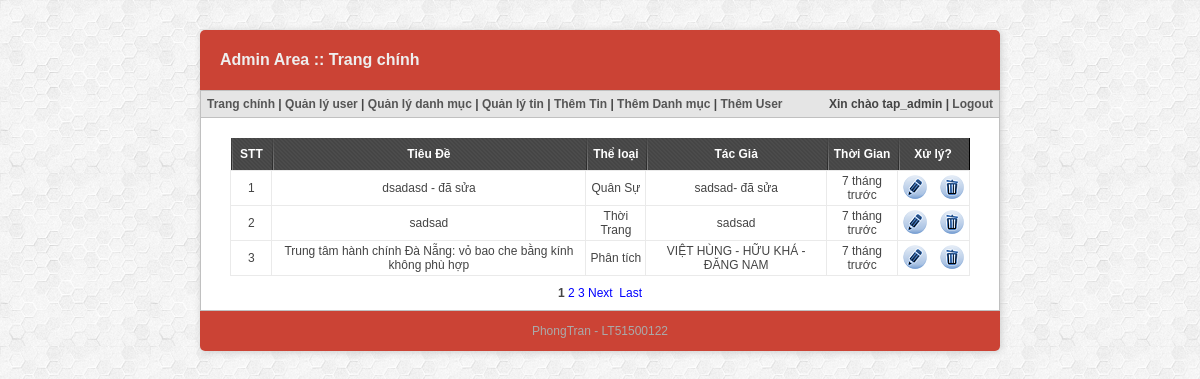
The app's page /padmin/index.php?p=danh-sach-tin-tuc (signed in) with its own data.
### tables this page shows
CREATE TABLE `news` (
  `id` int(11) NOT NULL AUTO_INCREMENT,
  `title` varchar(200) NOT NULL,
  `author` varchar(200) DEFAULT NULL,
  `intro` text NOT NULL,
  `content` text,
  `image` varchar(200) DEFAULT NULL,
  `status` tinyint(1) NOT NULL DEFAULT '1',
  `time_news` int(10) NOT NULL,
  `category_id` int(10) NOT NULL,
  PRIMARY KEY (`id`),
  KEY `pk_nes-cat` (`category_id`),
  CONSTRAINT `pk_nes-cat` FOREIGN KEY (`category_id`) REFERENCES `category` (`id`)
);

CREATE TABLE `category` (
  `id` int(11) NOT NULL AUTO_INCREMENT,
  `name` varchar(200) NOT NULL,
  `parent_id` int(10) NOT NULL,
  PRIMARY KEY (`id`),
  KEY `id` (`id`)
);

### model/model_tintuc.php (called while the page is built, shortened)
<?php
function danh_sach_tin_tuc($conn,$X,$B){
	$stmt = $conn ->prepare("SELECT title,name,news.id as nid,author,time_news FROM news INNER JOIN category where news.category_id = category.id order by time_news DESC limit $X, $B");
	$stmt ->execute();
	$data = $stmt -> fetchAll(PDO::FETCH_ASSOC);
	return $data;
}
?>

### library/function.php (called while the page is built, shortened)
<?php
function time_elapsed_string($ptime)
{
    $etime = time() - $ptime;
    $a = array( 365 * 24 * 60 * 60  =>  'năm',
                 30 * 24 * 60 * 60  =>  'tháng',
                      24 * 60 * 60  =>  'ngày',
                           60 * 60  =>  'giờ',
                                60  =>  'phút',
                                 1  =>  'giây'
                );
    $a_plural = array( 'năm'   => 'năm',
                       'tháng'  => 'tháng',
                       'ngày'    => 'ngày',
                       'giờ'   => 'giờ',
                       'phút' => 'phút',
                       'giây' => 'giây'
                );
    foreach ($a as $secs => $str)
    {
        $d = $etime / $secs;
        if ($d >= 1)
        {
            $r = round($d);
            return $r . ' ' . ($r > 1 ? $a_plural[$str] : $str).' trước';
        }
    }
}
?>

### padmin/module/tintuc/danhsach.php (the view, shortened to what this page needs)
<table class="list_table">
	<tr class="list_heading">
		<td class="id_col">STT</td>
		<td>Tiêu Đề</td>
        <td>Thể loại</td>
		<td>Tác Giả</td>
		<td>Thời Gian</td>
		<td class="action_col">Xử lý?</td>
	</tr>
    <?php
    $B = 3;
    if (isset($_GET['page'])) {
        $C = $_GET['page'];
    }else{
        $stmt = $conn ->prepare("SELECT * FROM news  ");
        $stmt->execute();
        $A = $stmt->rowCount();
        $C =ceil($A/$B);
    }
    if (isset($_GET['start'])) {
       $X = $_GET['start'];
    }else{
        $X = 0;
    }
    $data = danh_sach_tin_tuc($conn,$X,$B);
    if (isset($_GET['dem'])) {
        $n = $_GET['start'] + 1;
        $dem = $n;
    }else{
       $dem = 1;
    }
    foreach ($data as $val) { ?>
	<tr class="list_data">
        <td class="aligncenter"> <?php echo $dem; ?> </td>
        <td class="list_td aligncenter"> <?php echo $val['title'] ?> </td>
        <td class="list_td aligncenter"> <?php echo $val['name'] ?> </td>
        <td class="list_td aligncenter"> <?php echo $val['author'] ?> </td>
		<td class="list_td aligncenter"> <?php echo time_elapsed_string($val['time_news']) ?> </td>
        <td class="list_td aligncenter">
            <a href="index.php?p=sua-tin-tuc&ttid=<?php echo $val['nid']; ?>"><img src="temp/images/edit.png" /></a>&nbsp;&nbsp;&nbsp;
            <a onclick="return acceptDelete('Xác nhận xóa xóa tin?')" href="index.php?p=xoa-tin-tuc&ttid=<?php echo $val['nid']; ?>"><img src="temp/images/delete.png" /></a>
        </td>
    </tr>
	<?php $dem += 1; } ?>
</table>
<div align="center">
<?php
    if ($C > 1) {
        $D = $X/$B + 1;
        $begin = $D - 2;
        if ($begin < 1) {
           $begin = 1;
        }
        $end = $D + 2;
        for ($i=$begin; $i <= $end ; $i++) {
            if ($D == $i) {
               echo " <b> $i </b>";
            }else{
                $Y = ($i-1)*$B;
                echo "<a href='index.php?p=danh-sach-tin-tuc&dem=$dem&start=$Y&page=$C'> $i </a>";
            }
        }
        if ($D != $C) {
            $Y = $X + $B;
           echo "<a href='index.php?p=danh-sach-tin-tuc&dem=$dem&start=$Y&page=$C'>Next</a>";
           $Y =($C -1) * $B;
           echo "<a href='index.php?p=danh-sach-tin-tuc&dem=$dem&start=$Y&page=$C'> &nbsp;Last</a>";
        }
    }
?>
</div>

### padmin/temp/templates/css/style.css (style rules this page uses)
body, td, th { font-family: Arial, Helvetica, sans-serif; font-size: 12px; color: #444; }
body { width: 800px; margin: 30px auto; background: url('../images/bg_1.png'); }
a { text-decoration: none; color: blue; }
img { border: none; }
.list_table { border-collapse: collapse; width: 95%; margin: 10px auto; }
.list_heading { background-image: url("../images/content_bg.png"); border-right: 1px solid black; }
.list_heading > td { font-weight: bold; text-align: center; height: 26px; color: white; background: url('../images/nav_sep.png') no-repeat left bottom; padding: 3px; }
.list_data > td { border: 1px solid #eaeaea; padding: 3px; height: 27px; }
.id_col { width: 35px; }
.action_col { width: 65px; }
.aligncenter { text-align: center; }

### records on screen
news: title "dsadasd - đã sửa", category.name "Quân Sự", author "sadsad- đã sửa", time_news "7 tháng trước"
news: title "sadsad", category.name "Thời Trang", author "sadsad", time_news "7 tháng trước"
news: title "Trung tâm hành chính Đà Nẵng: vỏ bao che bằng kính không phù hợp", category.name "Phân tích", author "VIỆT HÙNG - HỮU KHÁ - ĐĂNG NAM", time_news "7 tháng trước"

### other values on screen
$_SESSION["sys_user"] "tap_admin"
